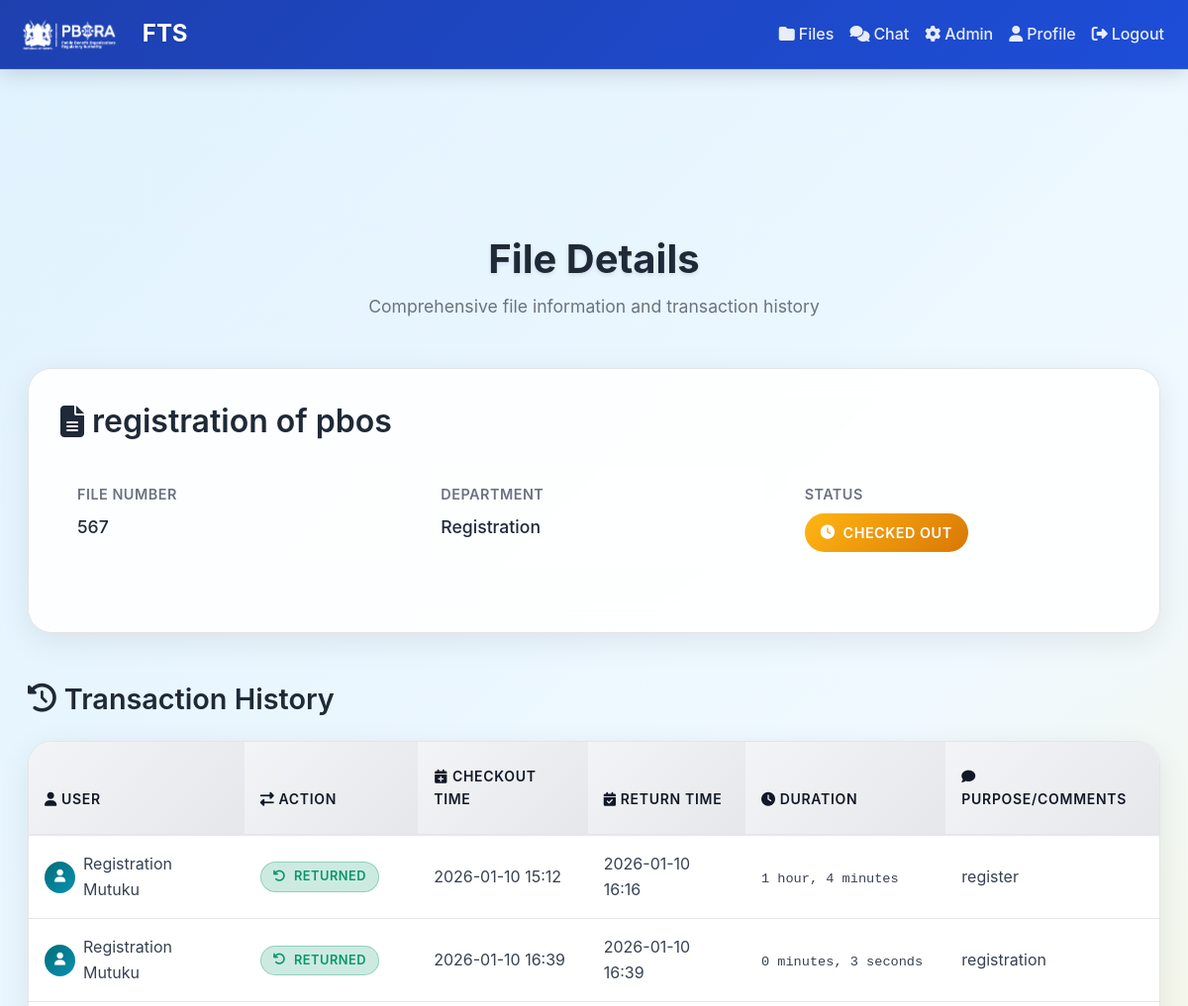
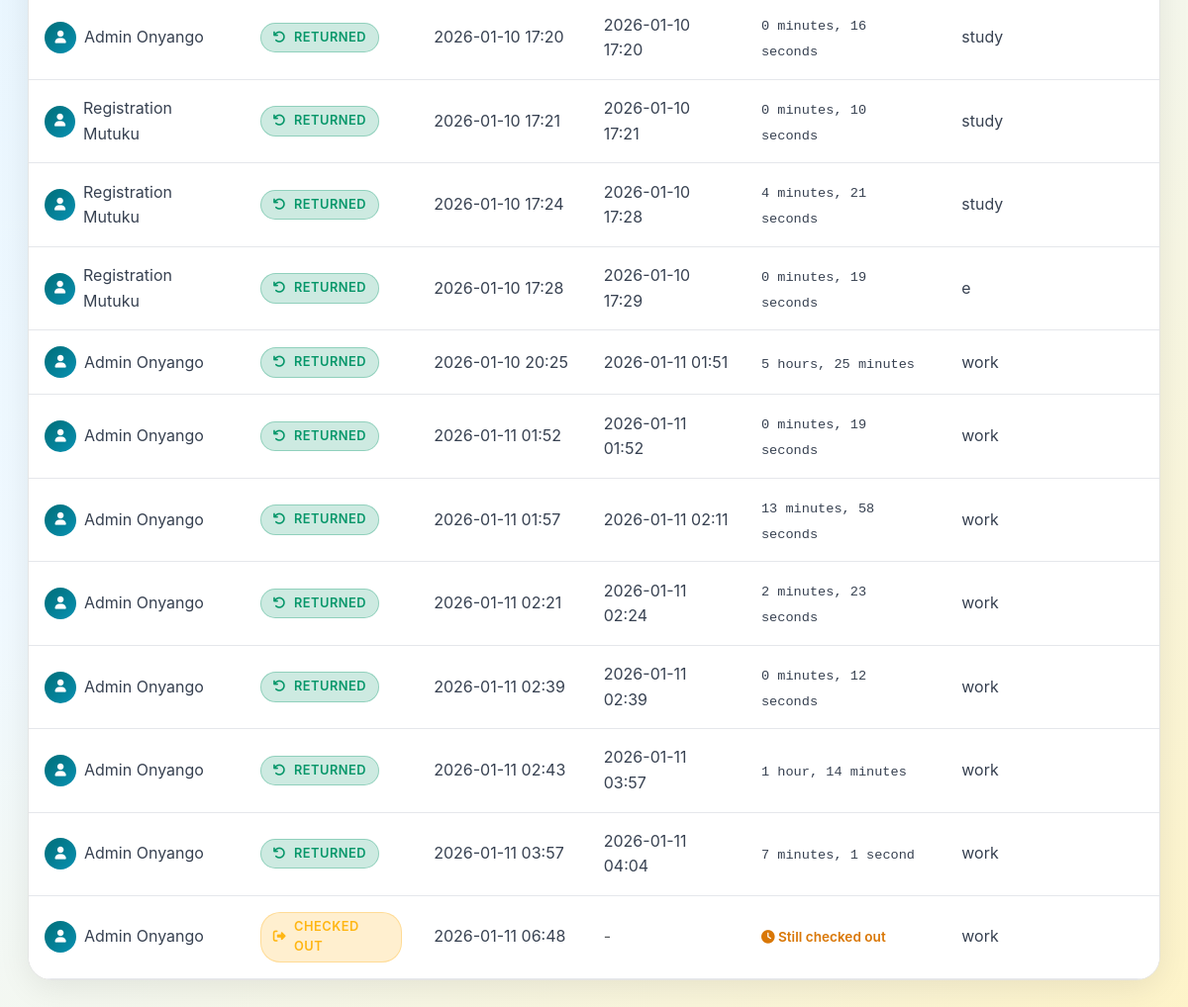
The page /files/files/1 (signed in) on the database as committed earlier (2 pictures, top to bottom).
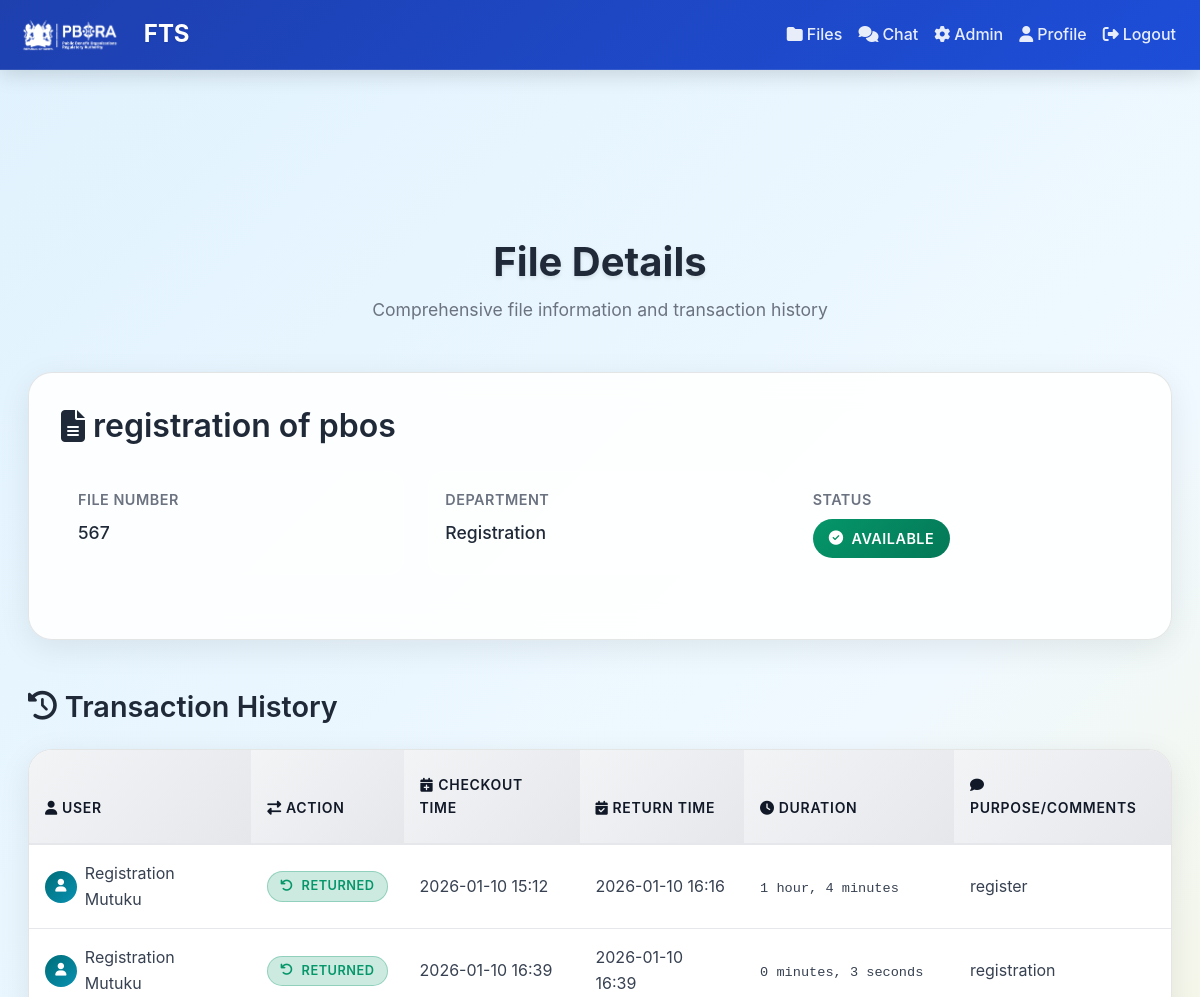
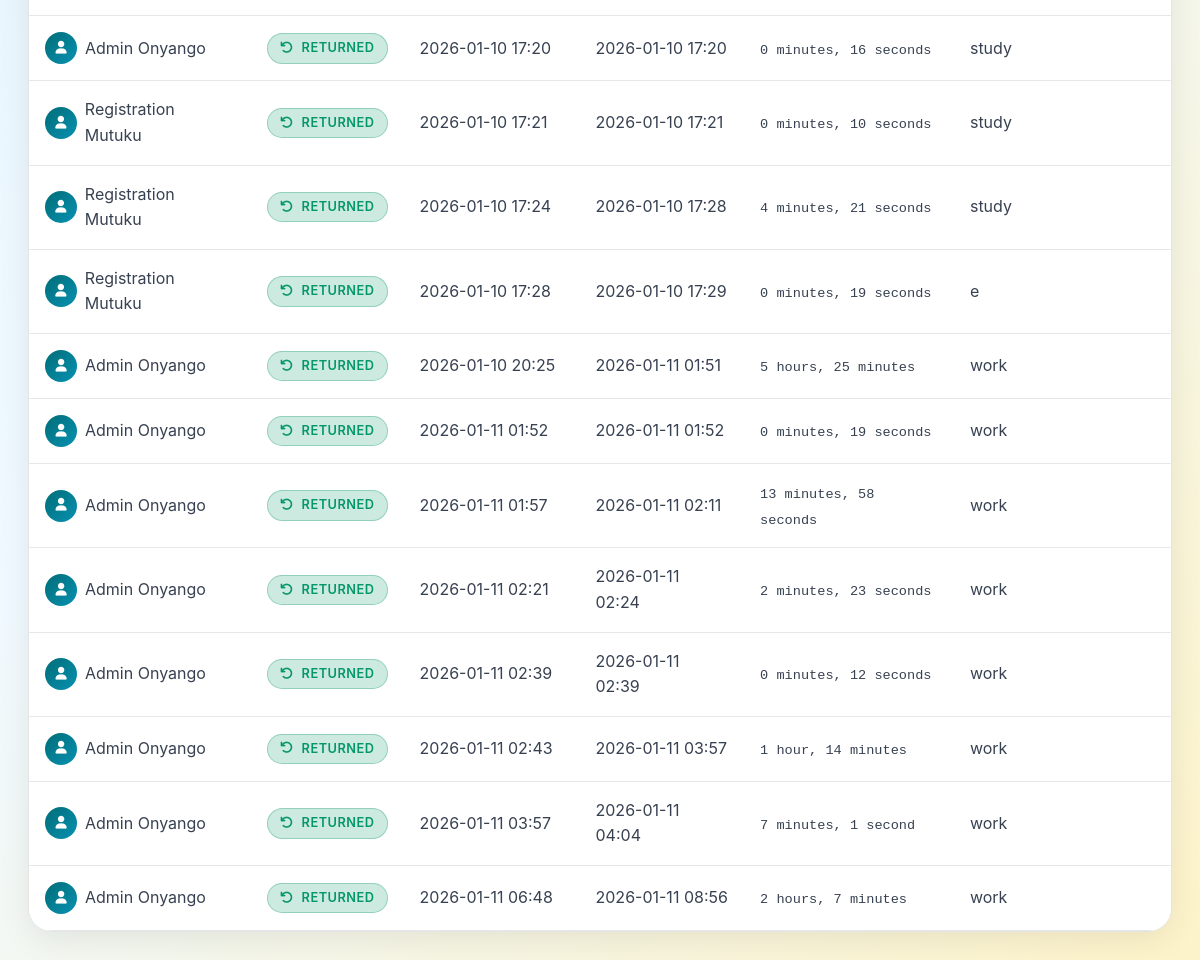
The same page on the database as committed later (2 pictures, top to bottom).
### app/models.py (models this page shows, shortened)
class FileRecord(db.Model):
    __tablename__ = "files"
    id = db.Column(db.Integer, primary_key=True)
    file_number = db.Column(db.String(100), unique=True, nullable=False)
    title = db.Column(db.String(200), nullable=True)
    department = db.Column(db.String(120), nullable=True)
    is_issued = db.Column(db.Boolean, default=False)
    transactions = db.relationship("FileTransaction", backref="file", lazy=True)

class FileTransaction(db.Model):
    __tablename__ = "file_transactions"
    id = db.Column(db.Integer, primary_key=True)
    file_id = db.Column(db.Integer, db.ForeignKey("files.id"), nullable=False)
    user_id = db.Column(db.Integer, db.ForeignKey("users.id"), nullable=False)
    checkout_time = db.Column(db.DateTime, default=datetime.utcnow,  nullable=False)
    return_time = db.Column(db.DateTime, nullable=True)
    issued_by_admin_id = db.Column(db.Integer, db.ForeignKey("users.id"))
    returned_to_admin_id = db.Column(db.Integer, db.ForeignKey("users.id"))
    purpose = db.Column(db.String(250))
    comments = db.Column(db.String(250))
    checkout_signature = db.Column(db.Text)  # Base64 encoded signature image
    return_signature = db.Column(db.Text)    # Base64 encoded signature image
    condition = db.Column(db.String(50), default="good")
    issued_by = db.relationship("User", foreign_keys=[issued_by_admin_id])
    returned_to = db.relationship("User", foreign_keys=[returned_to_admin_id])

class User(db.Model, UserMixin):
    __tablename__ = "users"
    id = db.Column(db.Integer, primary_key=True)
    name = db.Column(db.String(120), nullable=False)
    designation = db.Column(db.String(120), nullable=False)
    email = db.Column(db.String(150), unique=True, nullable=False)
    password = db.Column(db.String(200), nullable=False)
    role = db.Column(db.String(20), default="staff", nullable=False)
    transactions = db.relationship("FileTransaction", backref="user", lazy=True, foreign_keys="FileTransaction.user_id")

### app/routes/files.py (the view)
@bp.route("/files/<int:file_id>")
@login_required
def view_file(file_id):
    file = FileRecord.query.get_or_404(file_id)
    return render_template("files/view_file.html", file=file)

### app/templates/files/view_file.html (shortened to what this page needs)
{% extends "base.html" %}
{% block content %}
<div class="container-fluid mt-5">
    <div class="page-header fade-in-up">
        <h1 class="page-title">File Details</h1>
        <p class="page-subtitle">Comprehensive file information and transaction history</p>
    </div>
    <div class="file-details-card fade-in-up">
        <h2 class="file-title">
            <i class="fas fa-file-alt"></i>
            {{ file.title }}
        </h2>
        <div class="file-meta">
            <div class="meta-item">
                <div class="meta-label">File Number</div>
                <div class="meta-value">{{ file.file_number }}</div>
            </div>
            <div class="meta-item">
                <div class="meta-label">Department</div>
                <div class="meta-value">{{ file.department }}</div>
            </div>
            <div class="meta-item">
                <div class="meta-label">Status</div>
                <div class="meta-value">
                    <span class="status-badge {% if file.is_issued %}status-issued{% else %}status-available{% endif %}">
                        <i class="fas fa-{% if file.is_issued %}clock{% else %}check-circle{% endif %}"></i>
                        {% if file.is_issued %}Checked Out{% else %}Available{% endif %}
                    </span>
                </div>
            </div>
        </div>
    </div>
    <div class="history-section fade-in-up">
        <h3 class="history-title">
            <i class="fas fa-history"></i>
            Transaction History
        </h3>
        <div class="transaction-table">
            <div class="table-scroll-wrapper">
                <table class="table table-hover mb-0">
                    <thead class="table-header">
                        <tr>
                            <th><i class="fas fa-user me-1"></i>User</th>
                            <th><i class="fas fa-exchange-alt me-1"></i>Action</th>
                            <th><i class="fas fa-calendar-plus me-1"></i>Checkout Time</th>
                            <th><i class="fas fa-calendar-check me-1"></i>Return Time</th>
                            <th><i class="fas fa-clock me-1"></i>Duration</th>
                            <th><i class="fas fa-comment me-1"></i>Purpose/Comments</th>
                        </tr>
                    </thead>
                    <tbody class="table-body">
                        {% for tx in file.transactions %}
                        <tr>
                            <td>
                                <div class="d-flex align-items-center">
                                    <div class="avatar-circle me-2">
                                        <i class="fas fa-user"></i>
                                    </div>
                                    {{ tx.user.name }}
                                </div>
                            </td>
                            <td>
                                <span class="transaction-type {% if tx.return_time %}type-return{% else %}type-checkout{% endif %}">
                                    <i class="fas fa-{% if tx.return_time %}undo{% else %}sign-out-alt{% endif %}"></i>
                                    {% if tx.return_time %}Returned{% else %}Checked Out{% endif %}
                                </span>
                            </td>
                            <td>{{ tx.checkout_time.strftime('%Y-%m-%d %H:%M') }}</td>
                            <td>
                                {% if tx.return_time %}
                                    {{ tx.return_time.strftime('%Y-%m-%d %H:%M') }}
                                {% else %}
                                    <span class="text-muted">-</span>
                                {% endif %}
                            </td>
                            <td>
                                {% if tx.return_time %}
                                    {% set duration = (tx.return_time - tx.checkout_time).total_seconds() %}
                                    {% set days = (duration // 86400) | int %}
                                    {% set hours = ((duration % 86400) // 3600) | int %}
                                    {% set minutes = ((duration % 3600) // 60) | int %}
                                    {% set seconds = (duration % 60) | int %}
                                    <span class="duration-text">
                                        {% if hours > 0 %}
                                            {{ hours }} hour{{ 's' if hours != 1 else '' }}{% if minutes > 0 or (seconds > 0 and days == 0) %}, {% endif %}
                                        {% endif %}
                                        {% if minutes > 0 or (days == 0 and hours == 0) %}
                                            {{ minutes }} minute{{ 's' if minutes != 1 else '' }}{% if seconds > 0 and days == 0 and hours == 0 %}, {% endif %}
                                        {% endif %}
                                        {% if seconds > 0 and days == 0 and hours == 0 %}
                                            {{ seconds }} second{{ 's' if seconds != 1 else '' }}
                                        {% endif %}
                                    </span>
                                {% else %}
                                    <span class="checked-out-indicator">
                                        <i class="fas fa-clock"></i>
                                        Still checked out
                                    </span>
                                {% endif %}
                            </td>
                            <td>{{ tx.purpose or tx.comments or '-' }}</td>
                        </tr>
                        {% endfor %}
                    </tbody>
                </table>
            </div>
        </div>
    </div>
</div>
{% endblock %}

### app/templates/base.html (shortened to what this page needs)
<!DOCTYPE html>
<html lang="en">
<head>
    <link href="https://cdn.jsdelivr.net/npm/bootstrap@5.3.0/dist/css/bootstrap.min.css" rel="stylesheet">
    <link rel="stylesheet" href="https://cdnjs.cloudflare.com/ajax/libs/font-awesome/6.4.0/css/all.min.css">
    <link rel="stylesheet" href="{{ url_for('static', filename='css/style.css') }}">
</head>
<body>
    <nav class="navbar navbar-expand-lg navbar-dark bg-dark fixed-top">
        <div class="container">
            <a class="navbar-brand d-flex align-items-center" href="{{ url_for('files.dashboard') }}">
                <img src="{{ url_for('static', filename='PBORALOGO.png') }}" alt="PBORA Logo" class="me-2" style="height: 40px; width: auto;">
                <span class="d-none d-sm-inline">FTS</span>
            </a>
            <div class="collapse navbar-collapse" id="navbarNav">
                <ul class="navbar-nav ms-auto">
                    {% if current_user.is_authenticated %}
                    <li class="nav-item">
                        <a class="nav-link" href="{{ url_for('files.dashboard') }}">
                            <i class="fas fa-folder me-1"></i>Files
                        </a>
                    </li>
                    <li class="nav-item">
                        <a class="nav-link" href="{{ url_for('chat.rooms') }}">
                            <i class="fas fa-comments me-1"></i>Chat
                        </a>
                    </li>
                    {% if current_user.is_admin %}
                    <li class="nav-item">
                        <a class="nav-link" href="{{ url_for('admin.dashboard') }}">
                            <i class="fas fa-cog me-1"></i>Admin
                        </a>
                    </li>
                    {% endif %}
                    <li class="nav-item">
                        <a class="nav-link" href="{{ url_for('auth.profile') }}">
                            <i class="fas fa-user me-1"></i>Profile
                        </a>
                    </li>
                    <li class="nav-item">
                        <a class="nav-link" href="{{ url_for('auth.logout') }}">
                            <i class="fas fa-sign-out-alt me-1"></i>Logout
                        </a>
                    </li>
                    {% else %}
                    <li class="nav-item">
                        <a class="nav-link" href="{{ url_for('auth.login') }}">
                            <i class="fas fa-sign-in-alt me-1"></i>Login
                        </a>
                    </li>
                    {% endif %}
                </ul>
            </div>
        </div>
    </nav>
    <main class="container mt-5" style="padding-top: 5rem;">
        {% block content %}{% endblock %}
    </main>
</body>
</html>

### app/static/css/style.css (style rules this page uses)
:root { --primary-color: #1e40af; --primary-hover: #1d4ed8; --primary-light: #dbeafe; --secondary-color: #059669; --secondary-hover: #047857; --accent-color: #d97706; --accent-hover: #b45309; --text-primary: #111827; --text-secondary: #374151; --text-muted: #6b7280; --bg-primary: #ffffff; --bg-secondary: #f9fafb; --bg-tertiary: #f3f4f6; --border-color: #e5e7eb; --border-hover: #d1d5db; --success-color: #059669; --success-bg: #ecfdf5; --error-color: #dc2626; --error-bg: #fef2f2; --warning-color: #d97706; --warning-bg: #fffbeb; --info-color: #0891b2; --info-bg: #ecfeff; --shadow-sm: 0 1px 2px 0 rgba(0, 0, 0, 0.05); --shadow-md: 0 4px 6px -1px rgba(0, 0, 0, 0.1), 0 2px 4px -1px rgba(0, 0, 0, 0.06); --shadow-lg: 0 10px 15px -3px rgba(0, 0, 0, 0.1), 0 4px 6px -2px rgba(0, 0, 0, 0.05); --shadow-xl: 0 20px 25px -5px rgba(0, 0, 0, 0.1), 0 10px 10px -5px rgba(0, 0, 0, 0.04); --font-size-xs: 0.75rem; --font-size-sm: 0.875rem; --font-size-base: 1rem; --font-size-lg: 1.125rem; --font-size-xl: 1.25rem; --font-size-2xl: 1.5rem; --font-size-3xl: 1.875rem; --font-size-4xl: 2.25rem; --spacing-xs: 0.25rem; --spacing-sm: 0.5rem; --spacing-md: 1rem; --spacing-lg: 1.5rem; --spacing-xl: 2rem; --spacing-2xl: 3rem; --radius-sm: 0.25rem; --radius-md: 0.375rem; --radius-lg: 0.5rem; --radius-xl: 0.75rem; --radius-2xl: 1rem; --transition-fast: 0.15s ease-in-out; --transition-normal: 0.3s ease-in-out; --transition-slow: 0.5s ease-in-out; }
body { font-family: 'Inter', -apple-system, BlinkMacSystemFont, 'Segoe UI', Roboto, 'Helvetica Neue', Arial, sans-serif; font-size: var(--font-size-base); line-height: 1.6; color: var(--text-primary); background-color: var(--bg-secondary); -webkit-font-smoothing: antialiased; -moz-osx-font-smoothing: grayscale; }
h1, h2, h3, h4, h5, h6 { font-weight: 600; line-height: 1.3; margin-bottom: var(--spacing-md); color: var(--text-primary); }
h1 { font-size: var(--font-size-3xl); }
h2 { font-size: var(--font-size-2xl); }
h3 { font-size: var(--font-size-xl); }
p { margin-bottom: var(--spacing-md); color: var(--text-secondary); }
.navbar { background: linear-gradient(135deg, var(--primary-color) 0%, var(--primary-hover) 100%) !important; box-shadow: var(--shadow-lg); backdrop-filter: blur(10px); -webkit-backdrop-filter: blur(10px); border-bottom: 1px solid rgba(255, 255, 255, 0.1); }
.navbar-brand { font-weight: 700; font-size: var(--font-size-xl); color: white !important; text-shadow: 0 1px 2px rgba(0, 0, 0, 0.1); }
.navbar-brand img { max-height: 40px; width: auto; filter: brightness(0) invert(1); }
.navbar-nav .nav-link { font-weight: 500; font-size: var(--font-size-base); color: rgba(255, 255, 255, 0.9) !important; padding: var(--spacing-md) var(--spacing-lg); border-radius: var(--radius-md); transition: all var(--transition-fast); position: relative; }
.table { background: var(--bg-primary); border-radius: var(--radius-lg); overflow: hidden; box-shadow: var(--shadow-sm); }
.table thead th { background: linear-gradient(135deg, var(--bg-tertiary) 0%, var(--border-color) 100%); border-bottom: 2px solid var(--border-color); font-weight: 600; color: var(--text-primary); padding: var(--spacing-lg) var(--spacing-md); text-transform: uppercase; font-size: var(--font-size-sm); letter-spacing: 0.05em; }
.table tbody td { padding: var(--spacing-md); border-bottom: 1px solid var(--border-color); color: var(--text-secondary); vertical-align: middle; }

Rows that differ between the two databases and show on the page:
changed FileRecord "registration of pbos": is_issued True → False (drawn)
changed FileTransaction (number 14 of 14 on the later page): return_time (not shown) → "2026-01-11 08:56"; hours (not shown) → "2"; value (not shown) → "s"; minutes (not shown) → "7"; return_time "CHECKED OUT - Still checked out" → "RETURNED hour , minute"
Other text that changed with them:
text no longer shown: "CHECKED OUT"
text now shown: "AVAILABLE"
